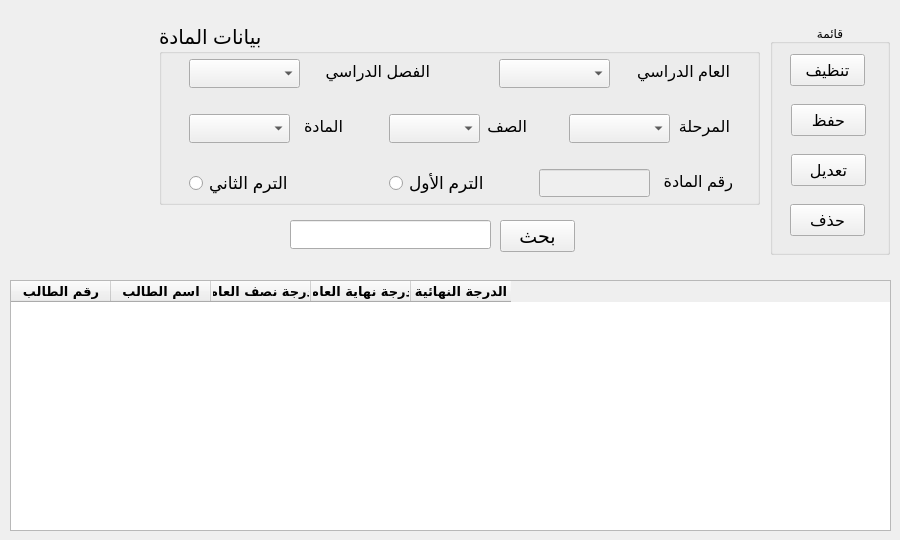
    <widget class="QWidget" name="tab_6">
     <attribute name="title">
      <string>الدرجات</string>
     </attribute>
     <widget class="QTableWidget" name="tableWidget_5">
      <property name="geometry">
       <rect>
        <x>10</x>
        <y>280</y>
        <width>881</width>
        <height>251</height>
       </rect>
      </property>
      <property name="font">
       <font>
        <family>Tajawal</family>
        <pointsize>10</pointsize>
        <weight>75</weight>
        <bold>true</bold>
       </font>
      </property>
      <column>
       <property name="text">
        <string>رقم الطالب</string>
       </property>
       <property name="font">
        <font>
         <family>Tajawal</family>
         <pointsize>10</pointsize>
        </font>
       </property>
      </column>
      <column>
       <property name="text">
        <string>اسم الطالب</string>
       </property>
      </column>
      <column>
       <property name="text">
        <string>درجة نصف العام</string>
       </property>
      </column>
      <column>
       <property name="text">
        <string>درجة نهاية العام</string>
       </property>
      </column>
      <column>
       <property name="text">
        <string>الدرجة النهائية</string>
       </property>
      </column>
     </widget>
     <widget class="QGroupBox" name="groupBox_12">
      <property name="geometry">
       <rect>
        <x>770</x>
        <y>24</y>
        <width>120</width>
        <height>231</height>
       </rect>
      </property>
      <property name="title">
       <string>قائمة</string>
      </property>
      <property name="alignment">
       <set>Qt::AlignCenter</set>
      </property>
      <widget class="QPushButton" name="pushButton_30">
       <property name="geometry">
        <rect>
         <x>20</x>
         <y>30</y>
         <width>75</width>
         <height>32</height>
        </rect>
       </property>
       <property name="font">
        <font>
         <pointsize>12</pointsize>
        </font>
       </property>
       <property name="text">
        <string>تنظيف</string>
       </property>
      </widget>
      <widget class="QPushButton" name="pushButton_31">
       <property name="geometry">
        <rect>
         <x>21</x>
         <y>80</y>
         <width>75</width>
         <height>32</height>
        </rect>
       </property>
       <property name="font">
        <font>
         <pointsize>12</pointsize>
        </font>
       </property>
       <property name="text">
        <string>حفظ</string>
       </property>
      </widget>
      <widget class="QPushButton" name="pushButton_32">
       <property name="geometry">
        <rect>
         <x>21</x>
         <y>130</y>
         <width>75</width>
         <height>32</height>
        </rect>
       </property>
       <property name="font">
        <font>
         <pointsize>12</pointsize>
        </font>
       </property>
       <property name="text">
        <string>تعديل</string>
       </property>
      </widget>
      <widget class="QPushButton" name="pushButton_33">
       <property name="geometry">
        <rect>
         <x>20</x>
         <y>180</y>
         <width>75</width>
         <height>32</height>
        </rect>
       </property>
       <property name="font">
        <font>
         <pointsize>12</pointsize>
        </font>
       </property>
       <property name="text">
        <string>حذف</string>
       </property>
      </widget>
     </widget>
     <widget class="QPushButton" name="pushButton_34">
      <property name="geometry">
       <rect>
        <x>500</x>
        <y>220</y>
        <width>75</width>
        <height>32</height>
       </rect>
      </property>
      <property name="font">
       <font>
        <pointsize>14</pointsize>
       </font>
      </property>
      <property name="text">
       <string>بحث</string>
      </property>
     </widget>
     <widget class="QGroupBox" name="groupBox_13">
      <property name="geometry">
       <rect>
        <x>159</x>
        <y>24</y>
        <width>601</width>
        <height>181</height>
       </rect>
      </property>
      <property name="font">
       <font>
        <pointsize>15</pointsize>
       </font>
      </property>
      <property name="title">
       <string>بيانات المادة</string>
      </property>
      <widget class="QLabel" name="label_25">
       <property name="geometry">
        <rect>
         <x>494</x>
         <y>145</y>
         <width>80</width>
         <height>24</height>
        </rect>
       </property>
       <property name="font">
        <font>
         <pointsize>12</pointsize>
        </font>
       </property>
       <property name="text">
        <string>رقم المادة</string>
       </property>
      </widget>
      <widget class="QLabel" name="label_26">
       <property name="geometry">
        <rect>
         <x>140</x>
         <y>90</y>
         <width>44</width>
         <height>24</height>
        </rect>
       </property>
       <property name="font">
        <font>
         <pointsize>12</pointsize>
        </font>
       </property>
       <property name="text">
        <string>المادة</string>
       </property>
      </widget>
      <widget class="QLineEdit" name="lineEdit_23">
       <property name="enabled">
        <bool>false</bool>
       </property>
       <property name="geometry">
        <rect>
         <x>380</x>
         <y>145</y>
         <width>111</width>
         <height>28</height>
        </rect>
       </property>
       <property name="font">
        <font>
         <pointsize>13</pointsize>
        </font>
       </property>
      </widget>
      <widget class="QLabel" name="label_29">
       <property name="geometry">
        <rect>
         <x>325</x>
         <y>90</y>
         <width>43</width>
         <height>24</height>
        </rect>
       </property>
       <property name="font">
        <font>
         <pointsize>12</pointsize>
        </font>
       </property>
       <property name="text">
        <string>الصف</string>
       </property>
      </widget>
      <widget class="QComboBox" name="comboBox">
       <property name="geometry">
        <rect>
         <x>30</x>
         <y>90</y>
         <width>101</width>
         <height>29</height>
        </rect>
       </property>
       <property name="font">
        <font>
         <pointsize>13</pointsize>
        </font>
       </property>
      </widget>
      <widget class="QComboBox" name="comboBox_13">
       <property name="geometry">
        <rect>
         <x>230</x>
         <y>90</y>
         <width>91</width>
         <height>29</height>
        </rect>
       </property>
       <property name="font">
        <font>
         <pointsize>13</pointsize>
        </font>
       </property>
      </widget>
      <widget class="QComboBox" name="comboBox_15">
       <property name="geometry">
        <rect>
         <x>30</x>
         <y>35</y>
         <width>111</width>
         <height>29</height>
        </rect>
       </property>
       <property name="font">
        <font>
         <pointsize>13</pointsize>
        </font>
       </property>
      </widget>
      <widget class="QLabel" name="label_61">
       <property name="geometry">
        <rect>
         <x>150</x>
         <y>35</y>
         <width>121</width>
         <height>24</height>
        </rect>
       </property>
       <property name="font">
        <font>
         <pointsize>12</pointsize>
        </font>
       </property>
       <property name="text">
        <string>الفصل الدراسي</string>
       </property>
      </widget>
      <widget class="QRadioButton" name="radioButton">
       <property name="geometry">
        <rect>
         <x>230</x>
         <y>145</y>
         <width>101</width>
         <height>29</height>
        </rect>
       </property>
       <property name="font">
        <font>
         <pointsize>13</pointsize>
        </font>
       </property>
       <property name="text">
        <string>الترم الأول</string>
       </property>
      </widget>
      <widget class="QRadioButton" name="radioButton_2">
       <property name="geometry">
        <rect>
         <x>30</x>
         <y>145</y>
         <width>101</width>
         <height>29</height>
        </rect>
       </property>
       <property name="font">
        <font>
         <pointsize>13</pointsize>
        </font>
       </property>
       <property name="text">
        <string>الترم الثاني</string>
       </property>
      </widget>
      <widget class="QComboBox" name="comboBox_16">
       <property name="geometry">
        <rect>
         <x>340</x>
         <y>35</y>
         <width>111</width>
         <height>29</height>
        </rect>
       </property>
       <property name="font">
        <font>
         <pointsize>13</pointsize>
        </font>
       </property>
       <property name="editable">
        <bool>false</bool>
       </property>
       <property name="currentText">
        <string/>
       </property>
       <property name="currentIndex">
        <number>-1</number>
       </property>
      </widget>
      <widget class="QLabel" name="label_62">
       <property name="geometry">
        <rect>
         <x>460</x>
         <y>35</y>
         <width>111</width>
         <height>24</height>
        </rect>
       </property>
       <property name="font">
        <font>
         <pointsize>12</pointsize>
        </font>
       </property>
       <property name="text">
        <string>العام الدراسي</string>
       </property>
      </widget>
      <widget class="QComboBox" name="comboBox_14">
       <property name="geometry">
        <rect>
         <x>410</x>
         <y>90</y>
         <width>101</width>
         <height>29</height>
        </rect>
       </property>
       <property name="font">
        <font>
         <pointsize>13</pointsize>
        </font>
       </property>
      </widget>
      <widget class="QLabel" name="label_60">
       <property name="geometry">
        <rect>
         <x>520</x>
         <y>90</y>
         <width>51</width>
         <height>24</height>
        </rect>
       </property>
       <property name="font">
        <font>
         <pointsize>12</pointsize>
        </font>
       </property>
       <property name="text">
        <string>المرحلة</string>
       </property>
      </widget>
     </widget>
     <widget class="QLineEdit" name="lineEdit_26">
      <property name="geometry">
       <rect>
        <x>290</x>
        <y>220</y>
        <width>201</width>
        <height>29</height>
       </rect>
      </property>
     </widget>
    </widget>
